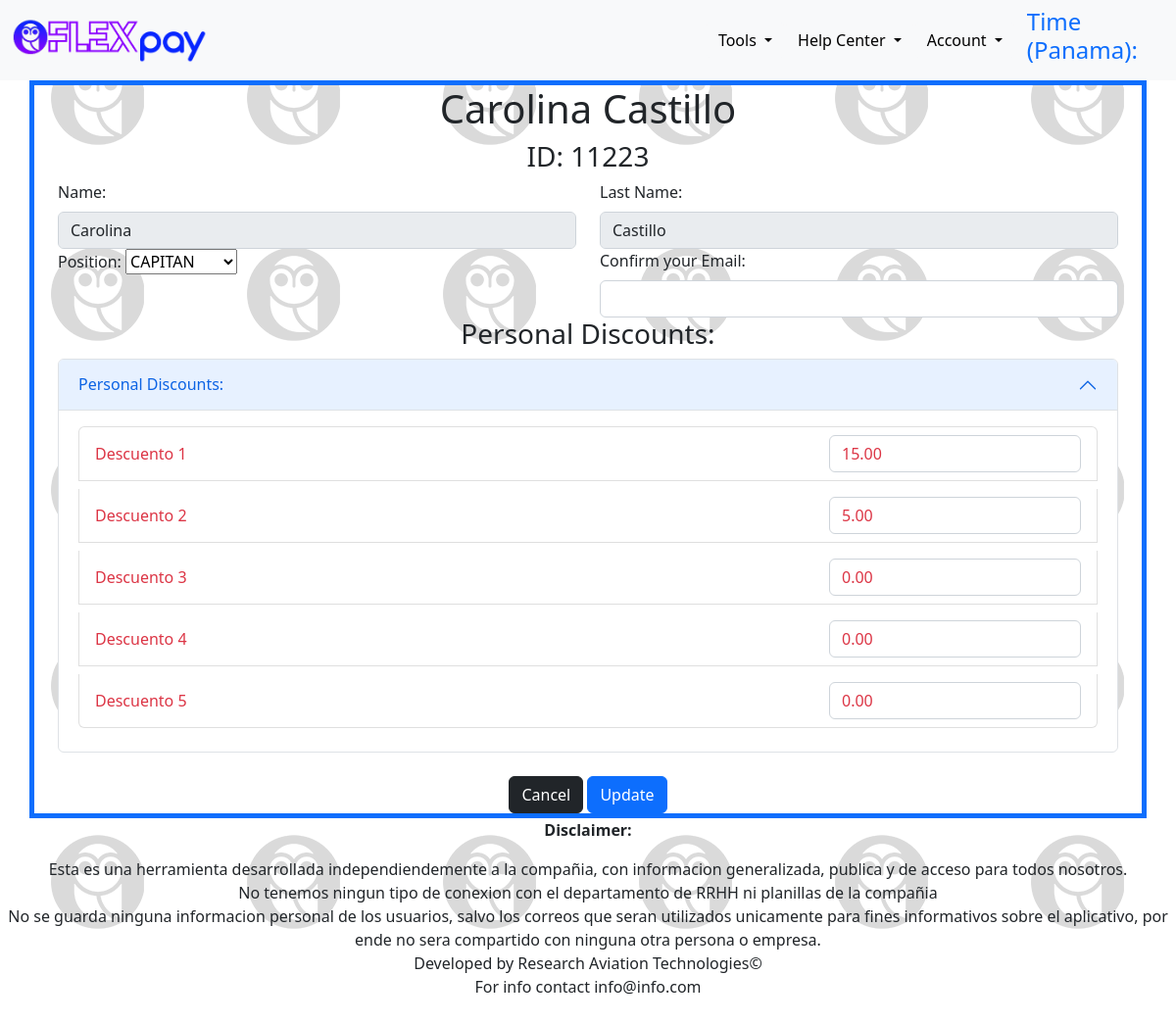
The page /profile/1/ (signed in) on the database as committed earlier.
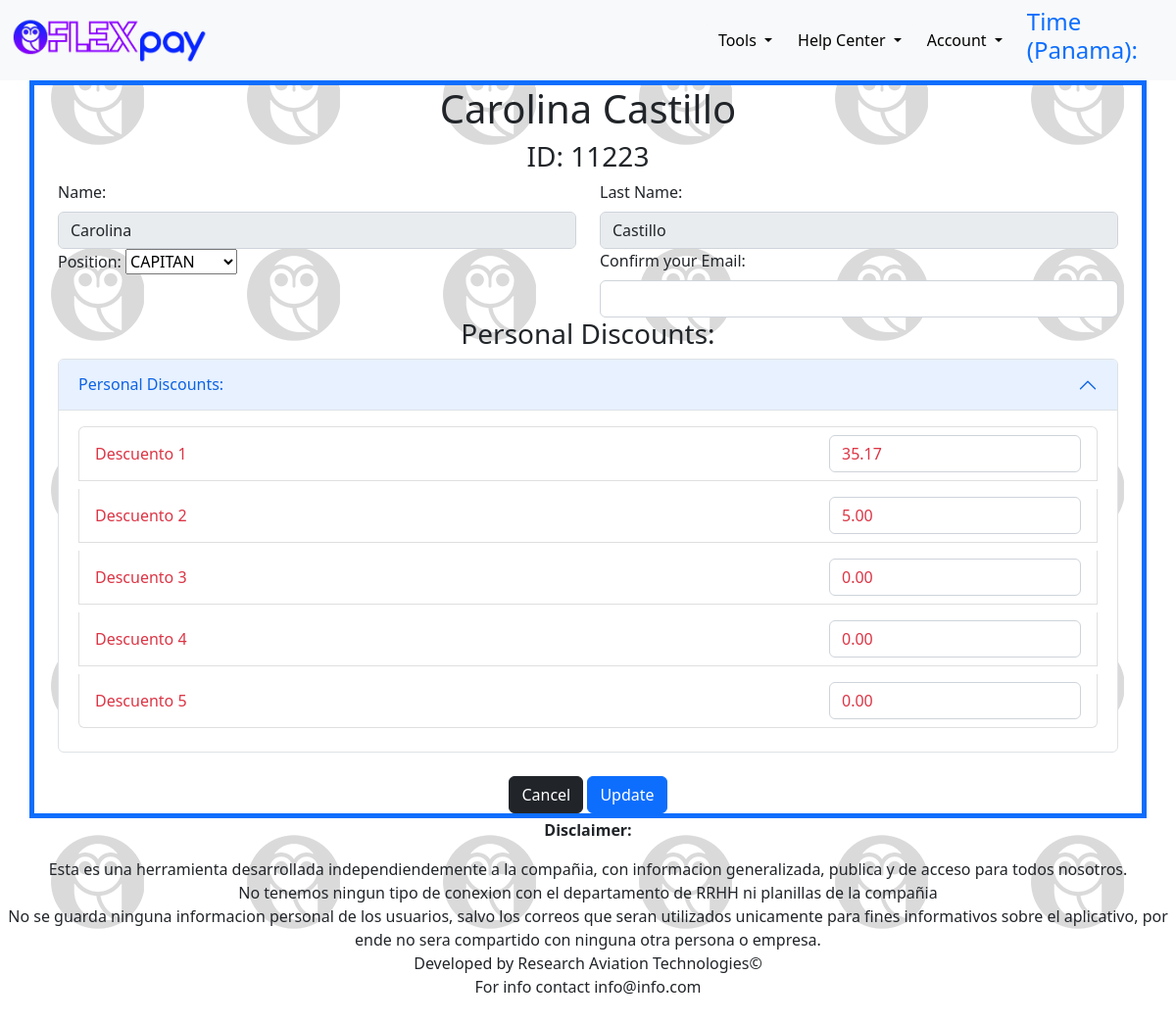
The same page on the database as committed later.
### main/models.py (models this page shows, shortened)
class User(AbstractUser):
    cmp_id = models.CharField(unique=True, max_length=20, null=True)
    username = models.CharField(max_length=20)
    email = models.EmailField(null=True)
    position = models.ForeignKey(PilotRank,on_delete=models.CASCADE,max_length=20,null=True)
    custom_disc_1 = models.DecimalField(max_digits=7, decimal_places=2, default=0)
    custom_disc_2 = models.DecimalField(max_digits=7, decimal_places=2, default=0)
    custom_disc_3 = models.DecimalField(max_digits=7, decimal_places=2, default=0)
    custom_disc_4 = models.DecimalField(max_digits=7, decimal_places=2, default=0)
    custom_disc_5 = models.DecimalField(max_digits=7, decimal_places=2, default=0)
    USERNAME_FIELD  =   'cmp_id'
    REQUIRED_FIELDS =   ['username']

### main/views.py (the view, shortened to what this page needs)
# urls.py: path('profile/<str:pk>/', views.userprofile, name='profile'),
@login_required(login_url='login')
def userprofile(request,pk):
    user = User.objects.get(id=pk)
    user2 = request.user
    form = UpdateUserForm(instance=user2)
    return render(request,'main/user_profile.html', {'form': form})

### main/forms.py
class UpdateUserForm(ModelForm):
    first_name = forms.CharField(disabled=True,widget=forms.TextInput(attrs={'class': 'form-control',}))
    last_name = forms.CharField(disabled=True,widget=forms.TextInput(attrs={'class': 'form-control'}))
    email = forms.EmailField(widget=forms.EmailInput(attrs={'class': 'form-control'}))
    position = forms.Select()
    custom_disc_1 = forms.DecimalField(widget=forms.NumberInput(attrs={'class':'form-control text-danger'}))
    custom_disc_2 = forms.DecimalField(widget=forms.NumberInput(attrs={'class':'form-control text-danger'}))
    custom_disc_3 = forms.DecimalField(widget=forms.NumberInput(attrs={'class':'form-control text-danger'}))
    custom_disc_4 = forms.DecimalField(widget=forms.NumberInput(attrs={'class':'form-control text-danger'}))
    custom_disc_5 = forms.DecimalField(widget=forms.NumberInput(attrs={'class':'form-control text-danger'}))
    class Meta:
        model = User
        fields = ['first_name','last_name','position','custom_disc_1','custom_disc_2','custom_disc_3','custom_disc_4','custom_disc_5']

### main/models.py (called while the page is built)
    def __str__(self):
        return self.pilot_position

### main/templates/main/user_profile.html (shortened to what this page needs)
{% extends 'main.html' %}
{% block content %}
<form class="container border border-primary border-5 gx-5 gy-5" action="" method="POST">
    <div class="text-center"><h1>{{user.first_name}} {{user.last_name}}</h1></div>
    <div class="text-center"><h3>ID: {{user.cmp_id}}</h3></div>
    <div class="row">
        <div class="col-sm">
        <label class="form-label">Name:</label>
        {{ form.first_name }}
    </div>
    <div class="col-sm">
        <label class="form-label">Last Name:</label>
        {{ form.last_name }}
    </div>
</div>
    <div class="row">
        <div class="col-sm">
            <label class="form-label">Position:</label>
            {{ form.position }}
        </div>
        <div class="col-sm">
            <label class="form-label">Confirm your Email:</label>
            {{ form.email }}
        </div>
    </div>
    <div class="row text-center"><h3>Personal Discounts:</h3></div>
    <div class="row">
        <div class="col-sm">
            <div class="accordion">
                <div class="accordion-item">
                    <h2 class="accordion-header">
                        <button class="accordion-button" type="button" data-bs-toggle="collapse" data-bs-target="#collapseOne" aria-expanded="true" aria-controls="collapseOne">
                          Personal Discounts:
                        </button>
                      </h2>
                      <div id="collapseOne" class="accordion-collapse collapse show" data-bs-parent="#accordionExample">
                        <div class="accordion-body">
                            <ul class="list-group">
                                <li class="form-label text-danger list-group-item d-flex justify-content-between align-items-center">
                                Descuento 1
                                <span>{{ form.custom_disc_1 }}</span>
                                </li>
                                <li class="form-label text-danger list-group-item d-flex justify-content-between align-items-center">
                                Descuento 2
                                <span>{{ form.custom_disc_2 }}</span>
                                </li>
                                <li class="form-label text-danger list-group-item d-flex justify-content-between align-items-center">
                                Descuento 3
                                <span>{{ form.custom_disc_3 }}</span>
                                </li>
                                <li class="form-label text-danger list-group-item d-flex justify-content-between align-items-center">
                                Descuento 4
                                <span>{{ form.custom_disc_4 }}</span>
                                </li>
                                <li class="form-label text-danger list-group-item d-flex justify-content-between align-items-center">
                                Descuento 5
                                <span>{{ form.custom_disc_5 }}</span>
                                </li>
                            </ul>
                        </div>
                      </div>
                </div>
            </div>
        </div>
    </div>
<div class="text-center">
    <a href="/" class="btn btn-dark">Cancel</a>
    <button class="btn btn-primary" type="submit">Update</button>
</div>
</form>
{% endblock content %}

### templates/main.html (shortened to what this page needs)
<!DOCTYPE html>
{% load static %}
<html>
    <link href="https://cdn.jsdelivr.net/npm/bootstrap@5.2.2/dist/css/bootstrap.min.css" rel="stylesheet">
<head>
    <link rel="stylesheet" type="text/css" media="screen" href="{% static 'styles/main.css' %}"/>
</head>
<body style= "background-image: url('{% static '/images/background.png' %}')">
    {% include 'navbar.html' %}
    {% block content %}
    {% endblock %}
<div class="text-center"><p><strong>Disclaimer:</strong>
    <p>Esta es una herramienta desarrollada independiendemente a la compañia, con informacion generalizada, publica y de acceso para todos nosotros.</br>
    No tenemos ningun tipo de conexion con el departamento de RRHH ni planillas de la compañia</br>
    No se guarda ninguna informacion personal de los usuarios, salvo los correos que seran utilizados unicamente para fines informativos sobre el aplicativo, por ende no sera compartido con ninguna otra persona o empresa.</br>
    Developed by Research Aviation Technologies©</br>
    For info contact info@info.com</p>
</div>
</body>
</html>

### templates/navbar.html (shortened to what this page needs)
{% load static %}
<nav class="navbar navbar-expand-lg bg-light navbar-dark">
    <div class="container">
      <a class="navbar-brand display-1" href="/"><img src="{% static '/images/FlexPay_Transparent.png' %}" style="width:200px;"></a>
      <ul class="navbar-nav ms-auto">
        <li class="nav-item dropdown">
            <button class="btn btn-light dropdown-toggle" type="button" id="dropdownMenuButton1" data-bs-toggle="dropdown" aria-expanded="false">
              Tools
            </button>
       </li>
        <li class="nav-item dropdown">
            <button class="btn btn-light dropdown-toggle" type="button" id="dropdownMenuButton1" data-bs-toggle="dropdown" aria-expanded="false">
              Help Center
            </button>
        </li>
        <li class="nav-item dropdown">
            <button class="btn btn-light dropdown-toggle" type="button" id="dropdownMenuButton1" data-bs-toggle="dropdown" aria-expanded="false">
              Account
            </button>
        </div>
    <div class="text-primary">
      <h4>Time (Panama): {{today_is}}</h4>
    </div>
</nav>

### static/styles/main.css (style rules this page uses)
body { background: #b0d5ff; }

Rows that differ between the two databases and show on the page:
changed User "Carolina": custom_disc_1 "15.00" → "35.17"
